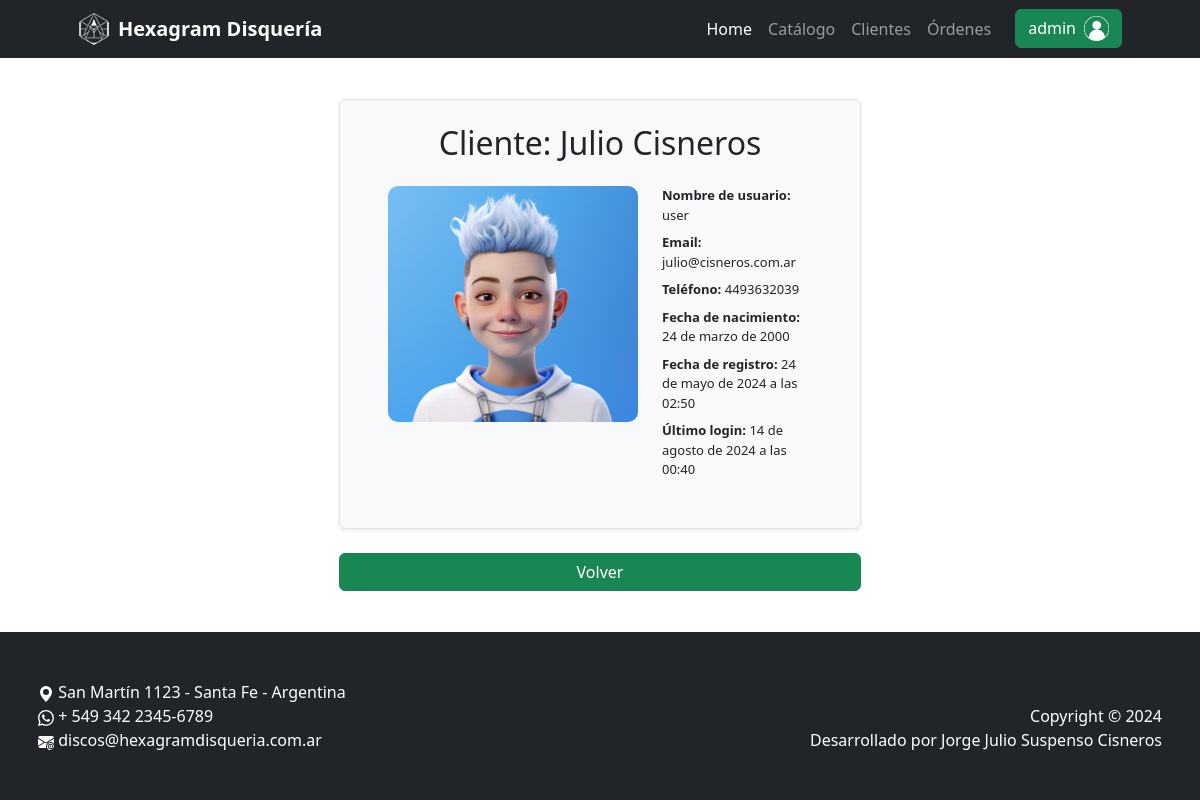
The page /clientes/cliente/1/detail (signed in) on the database its author committed.
### clientes/models.py (models this page shows)
class Client(models.Model):
    user = models.OneToOneField(User, on_delete=models.CASCADE, related_name='client')
    phone = models.CharField(max_length=50, blank=True)
    birthdate = models.DateField(null=True, blank=True)
    avatar = models.ImageField(upload_to='avatars/', default='project/core/static/core/img/avatar_default.webp', null=True, blank=True)

### clientes/views.py (the view)
# urls.py: path('cliente/<int:pk>/detail', views.ClienteDetail.as_view(), name='cliente_detail'),
class ClienteDetail(LoginRequiredMixin, StaffRequiredMixin, DetailView):
  model = models.Client
  context_object_name = 'cliente'

### clientes/views.py (called while the page is built)
    def test_func(self):
        return self.request.user.is_staff

### clientes/templates/clientes/client_detail.html (shortened to what this page needs)
{% extends 'core/base.html' %}
{% load static %}
{% block contenido %}
<div class="d-flex flex-column align-items-center gap-4 w-100">
  <div class="d-flex flex-column align-items-center border border-1 rounded-2 w-50 py-4 px-5 shadow-sm bg-light">
    <h2 class="mb-4 fs-2">Cliente: {{ cliente.user.first_name }} {{ cliente.user.last_name }}</h2>
    <div class="d-flex w-100 gap-4 justify-content-between ">
      <div class="d-flex flex-column">
        {% if cliente.avatar %}
        <img src="{{ cliente.avatar.url }}" alt="Avatar del cliente" style="width: 250px; border-radius: 10px;">
        {% else %}
        <img src="{% static 'core/img/default-product.webp' %}" alt="Imagen del producto por defecto"
          style="width: 250px; border-radius: 10px;">
        {% endif %}
      </div>
      <div class="d-flex flex-column w-100">
        <ul class="list-unstyled">
          <li class="mb-2" style="font-size: 13px;"><span class="fw-bold">Nombre de usuario:</span>
            {{cliente.user.username}}</li>
          <li class="mb-2" style="font-size: 13px;"><span class="fw-bold">Email:</span> {{cliente.user.email}}</li>
          <li class="mb-2" style="font-size: 13px;"><span class="fw-bold">Teléfono:</span> {{cliente.phone}}</li>
          <li class="mb-2" style="font-size: 13px;"><span class="fw-bold">Fecha de nacimiento:</span>
            {{cliente.birthdate}}</li>
          <li class="mb-2" style="font-size: 13px;"><span class="fw-bold">Fecha de registro:</span>
            {{cliente.user.date_joined}}</li>
          <li class="mb-2" style="font-size: 13px;"><span class="fw-bold">Último login:</span>
            {{cliente.user.last_login}}</li>
        </ul>
      </div>
    </div>
  </div>
  <div class="d-flex justify-content-start w-50">
    <a href="{% url 'clientes:home' %}" type="button" class="btn btn-success w-100">
      Volver
    </a>
  </div>
</div>
{% endblock contenido %}

### core/templates/core/base.html (shortened to what this page needs)
{% load static %}
<!DOCTYPE html>
<html lang="es">
<head>
    <link href="{% static 'core/css/styles.css' %}" rel="stylesheet" />
</head>
<body class="d-flex flex-column justify-content-between vh-100">
    {% include 'core/components/navbar.html' %}
    <div class="d-flex flex-column container px-4 px-lg-5 h-100 justify-content-around align-items-center">
        {% block contenido %}
        {% endblock contenido %}
    </div>
    {% include 'core/components/footer.html' %}
</body>
</html>

### core/templates/core/components/navbar.html (shortened to what this page needs)
{% load static %}
<nav class="d-flex navbar navbar-expand-lg navbar-dark bg-dark">
  <div class="container px-5 h-100">
    <a class="navbar-brand fw-bold d-flex align-items-center " href="{% url 'core:home' %}">
      <img class="me-2" src="{% static 'core/img/hexagram-logo-navbar.webp' %}" alt="Logo de la disquería">
      <p class="p-0 m-0 ">Hexagram Disquería</p>
    </a>
    <div class="collapse navbar-collapse" id="navbarSupportedContent">
      <ul class="navbar-nav ms-auto mb-2 mb-lg-0">
        <li class="nav-item">
          <a class="nav-link active" aria-current="page" href="{% url 'core:home' %}">Home</a>
        </li>
        <li class="nav-item">
          <a class="nav-link" href="{% url 'catalogo:home' %}">Catálogo</a>
        </li>
        {% if user.is_authenticated %}
        {% if user.is_staff %}
        <li class="nav-item">
          <a class="nav-link" href="{% url 'clientes:home' %}">Clientes</a>
        </li>
        {% endif %}
        <li class="nav-item">
          <a class="nav-link" href="{% url 'ordenes:home' %}">{%if not user.is_staff%}Mis {%endif%}Órdenes</a>
        </li>
        <li class="nav-item ms-3">
          <div class="dropdown">
            <button class="btn btn-success " type="button" data-bs-toggle="dropdown" aria-expanded="false">
              <div class="d-flex gap-2">
                {{ user.username }}
                {% if user.is_staff or not user.client.avatar %}
                <img style="width: 25px;" src="{% static 'core/img/avatar_default.webp' %}" alt="Avatar administrador">
                {% else %}
                <img style="width: 25px; border-radius: 50%;" src="{{ user.client.avatar.url }}" alt="Avatar cliente">
                {% endif %}
              </div>
            </button>
          </div>
        </li>
        {% endif %}
      </ul>
    </div>
  </div>
</nav>

### core/templates/core/components/footer.html (shortened to what this page needs)
<footer class="d-flex py-5 bg-dark">
  <div class="container px-2 d-flex justify-content-between">
    <div class="d-flex flex-column align-items-start justify-content-end">
      <p class="m-0 text-center text-white">
        <svg xmlns="http://www.w3.org/2000/svg" width="16" height="16" fill="currentColor" class="bi bi-geo-alt-fill"
          viewBox="0 0 16 16">
          <path d="M8 16s6-5.686 6-10A6 6 0 0 0 2 6c0 4.314 6 10 6 10m0-7a3 3 0 1 1 0-6 3 3 0 0 1 0 6" />
        </svg>
        San Martín 1123 - Santa Fe - Argentina
      </p>
      <p class="m-0 text-center text-white">
        + 549 342 2345-6789
      </p>
      <p class="m-0 text-center text-white">
        discos@hexagramdisqueria.com.ar
      </p>
    </div>
    <div class="d-flex flex-column align-items-end justify-content-end">
      <p class="m-0 text-center text-white">Copyright &copy; 2024</p>
      <p class="m-0 text-center text-white">Desarrollado por Jorge Julio Suspenso Cisneros</p>
    </div>
  </div>
</footer>

### rows shown on the page
Client: user.first_name "Julio", user.last_name "Cisneros", avatar (picture), user.username "user", user.email "julio@cisneros.com.ar", phone "4493632039", birthdate "24 de marzo de 2000", user.date_joined "24 de mayo de 2024 a las 02:50", user.last_login "14 de agosto de 2024 a las 00:40"

### other values the page prints
{{ user.username }} "admin"
